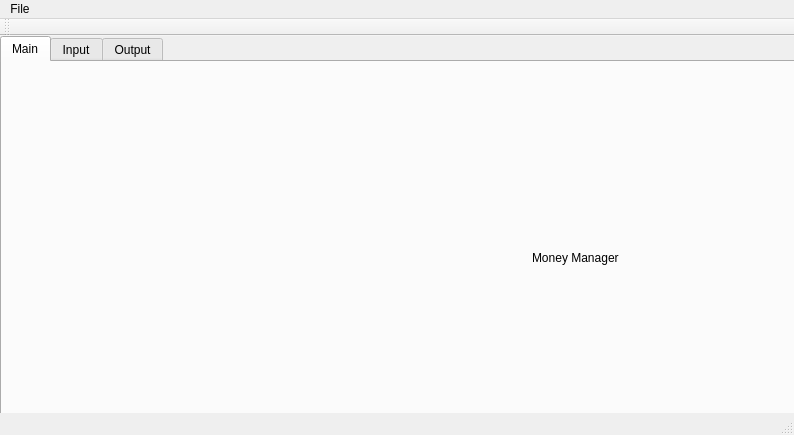
<?xml version="1.0" encoding="UTF-8"?>
<ui version="4.0">
 <class>MainWindow</class>
 <widget class="QMainWindow" name="MainWindow">
  <property name="geometry">
   <rect>
    <x>0</x>
    <y>0</y>
    <width>794</width>
    <height>435</height>
   </rect>
  </property>
  <property name="windowTitle">
   <string>Money Manager — INR</string>
  </property>
  <widget class="QWidget" name="centralWidget">
   <widget class="QTabWidget" name="tabWidget">
    <property name="geometry">
     <rect>
      <x>0</x>
      <y>0</y>
      <width>801</width>
      <height>401</height>
     </rect>
    </property>
    <property name="currentIndex">
     <number>0</number>
    </property>
    <widget class="QWidget" name="tab">
     <attribute name="title">
      <string>Main</string>
     </attribute>
     <widget class="QLabel" name="label_2">
      <property name="geometry">
       <rect>
        <x>0</x>
        <y>0</y>
        <width>791</width>
        <height>371</height>
       </rect>
      </property>
      <property name="text">
       <string/>
      </property>
      <property name="pixmap">
       <pixmap resource="resources.qrc">:/new/prefix1/xmenBackground.jpg</pixmap>
      </property>
      <property name="scaledContents">
       <bool>true</bool>
      </property>
     </widget>
     <widget class="QLabel" name="penseLabel_2">
      <property name="geometry">
       <rect>
        <x>530</x>
        <y>130</y>
        <width>301</width>
        <height>131</height>
       </rect>
      </property>
      <property name="text">
       <string>Money Manager</string>
      </property>
     </widget>
     <widget class="QLabel" name="JCLabel_2">
      <property name="geometry">
       <rect>
        <x>640</x>
        <y>250</y>
        <width>211</width>
        <height>111</height>
       </rect>
      </property>
      <property name="text">
       <string/>
      </property>
      <property name="pixmap">
       <pixmap resource="resources.qrc">:/new/prefix1/JC.png</pixmap>
      </property>
      <property name="scaledContents">
       <bool>true</bool>
      </property>
     </widget>
    </widget>
    <widget class="QWidget" name="tabInput">
     <attribute name="title">
      <string>Input</string>
     </attribute>
     <widget class="QLineEdit" name="qInDesc">
      <property name="geometry">
       <rect>
        <x>20</x>
        <y>70</y>
        <width>431</width>
        <height>21</height>
       </rect>
      </property>
     </widget>
     <widget class="QLineEdit" name="qInCurr">
      <property name="geometry">
       <rect>
        <x>476</x>
        <y>70</y>
        <width>91</width>
        <height>21</height>
       </rect>
      </property>
      <property name="text">
       <string>INR</string>
      </property>
     </widget>
     <widget class="QLineEdit" name="qInVal">
      <property name="geometry">
       <rect>
        <x>590</x>
        <y>70</y>
        <width>91</width>
        <height>21</height>
       </rect>
      </property>
     </widget>
     <widget class="QPushButton" name="addEntryButton">
      <property name="geometry">
       <rect>
        <x>700</x>
        <y>60</y>
        <width>71</width>
        <height>41</height>
       </rect>
      </property>
      <property name="autoFillBackground">
       <bool>false</bool>
      </property>
      <property name="styleSheet">
       <string notr="true">background-image:url(:/new/prefix1/Picture1.png)</string>
      </property>
      <property name="text">
       <string>Add Entry</string>
      </property>
     </widget>
     <widget class="QTextEdit" name="qLogOut">
      <property name="geometry">
       <rect>
        <x>20</x>
        <y>120</y>
        <width>661</width>
        <height>181</height>
       </rect>
      </property>
      <property name="font">
       <font>
        <family>Arial</family>
       </font>
      </property>
      <property name="autoFillBackground">
       <bool>false</bool>
      </property>
      <property name="styleSheet">
       <string notr="true"/>
      </property>
      <property name="html">
       <string>&lt;!DOCTYPE HTML PUBLIC &quot;-//W3C//DTD HTML 4.0//EN&quot; &quot;http://www.w3.org/TR/REC-html40/strict.dtd&quot;&gt;
&lt;html&gt;&lt;head&gt;&lt;meta name=&quot;qrichtext&quot; content=&quot;1&quot; /&gt;&lt;style type=&quot;text/css&quot;&gt;
p, li { white-space: pre-wrap; }
&lt;/style&gt;&lt;/head&gt;&lt;body style=&quot; font-family:'Arial'; font-size:8.25pt; font-weight:400; font-style:normal;&quot;&gt;
&lt;p style=&quot; margin-top:0px; margin-bottom:0px; margin-left:0px; margin-right:0px; -qt-block-indent:0; text-indent:0px;&quot;&gt;&lt;span style=&quot; font-family:'MS Shell Dlg 2';&quot;&gt;README:&lt;/span&gt;&lt;/p&gt;
&lt;p style=&quot;-qt-paragraph-type:empty; margin-top:0px; margin-bottom:0px; margin-left:0px; margin-right:0px; -qt-block-indent:0; text-indent:0px; font-family:'MS Shell Dlg 2';&quot;&gt;&lt;br /&gt;&lt;/p&gt;
&lt;p style=&quot; margin-top:0px; margin-bottom:0px; margin-left:0px; margin-right:0px; -qt-block-indent:0; text-indent:0px;&quot;&gt;&lt;span style=&quot; font-family:'MS Shell Dlg 2';&quot;&gt;Click File-Load to load in a csv file compatible to the database eg: source-file.csv &lt;/span&gt;&lt;/p&gt;
&lt;p style=&quot; margin-top:0px; margin-bottom:0px; margin-left:0px; margin-right:0px; -qt-block-indent:0; text-indent:0px;&quot;&gt;&lt;span style=&quot; font-family:'MS Shell Dlg 2';&quot;&gt;Click File-Save to save current database to a csv file&lt;/span&gt;&lt;/p&gt;
&lt;p style=&quot;-qt-paragraph-type:empty; margin-top:0px; margin-bottom:0px; margin-left:0px; margin-right:0px; -qt-block-indent:0; text-indent:0px; font-family:'MS Shell Dlg 2';&quot;&gt;&lt;br /&gt;&lt;/p&gt;
&lt;p style=&quot; margin-top:0px; margin-bottom:0px; margin-left:0px; margin-right:0px; -qt-block-indent:0; text-indent:0px;&quot;&gt;&lt;span style=&quot; font-family:'MS Shell Dlg 2';&quot;&gt;Enter the description, currency and value of the expense on the space provided.&lt;/span&gt;&lt;/p&gt;
&lt;p style=&quot; margin-top:0px; margin-bottom:0px; margin-left:0px; margin-right:0px; -qt-block-indent:0; text-indent:0px;&quot;&gt;&lt;span style=&quot; font-family:'MS Shell Dlg 2';&quot;&gt;Push Add Entry to add it to the database&lt;/span&gt;&lt;/p&gt;
&lt;p style=&quot;-qt-paragraph-type:empty; margin-top:0px; margin-bottom:0px; margin-left:0px; margin-right:0px; -qt-block-indent:0; text-indent:0px; font-family:'MS Shell Dlg 2';&quot;&gt;&lt;br /&gt;&lt;/p&gt;
&lt;p style=&quot; margin-top:0px; margin-bottom:0px; margin-left:0px; margin-right:0px; -qt-block-indent:0; text-indent:0px;&quot;&gt;&lt;span style=&quot; font-family:'MS Shell Dlg 2';&quot;&gt;printAll button shows all contents of the database&lt;/span&gt;&lt;/p&gt;
&lt;p style=&quot;-qt-paragraph-type:empty; margin-top:0px; margin-bottom:0px; margin-left:0px; margin-right:0px; -qt-block-indent:0; text-indent:0px; font-family:'MS Shell Dlg 2';&quot;&gt;&lt;br /&gt;&lt;/p&gt;
&lt;p style=&quot; margin-top:0px; margin-bottom:0px; margin-left:0px; margin-right:0px; -qt-block-indent:0; text-indent:0px;&quot;&gt;&lt;span style=&quot; font-family:'MS Shell Dlg 2';&quot;&gt;Delete Last Entry Removes the last entry from the database&lt;/span&gt;&lt;/p&gt;&lt;/body&gt;&lt;/html&gt;</string>
      </property>
     </widget>
     <widget class="QPushButton" name="printAllButton">
      <property name="geometry">
       <rect>
        <x>20</x>
        <y>310</y>
        <width>151</width>
        <height>41</height>
       </rect>
      </property>
      <property name="autoFillBackground">
       <bool>false</bool>
      </property>
      <property name="styleSheet">
       <string notr="true">background-image:url(:/new/prefix1/Picture1.png)</string>
      </property>
      <property name="text">
       <string>printAll</string>
      </property>
     </widget>
     <widget class="QPushButton" name="deleteEntryButton">
      <property name="geometry">
       <rect>
        <x>200</x>
        <y>310</y>
        <width>141</width>
        <height>41</height>
       </rect>
      </property>
      <property name="autoFillBackground">
       <bool>false</bool>
      </property>
      <property name="styleSheet">
       <string notr="true">background-image:url(:/new/prefix1/Picture1.png)</string>
      </property>
      <property name="text">
       <string>Delete Last Entry</string>
      </property>
     </widget>
     <widget class="QLabel" name="background">
      <property name="geometry">
       <rect>
        <x>0</x>
        <y>0</y>
        <width>791</width>
        <height>371</height>
       </rect>
      </property>
      <property name="text">
       <string/>
      </property>
      <property name="pixmap">
       <pixmap resource="resources.qrc">:/new/prefix1/xmenBackground.jpg</pixmap>
      </property>
      <property name="scaledContents">
       <bool>true</bool>
      </property>
     </widget>
     <widget class="QLabel" name="descriptionLabel">
      <property name="geometry">
       <rect>
        <x>210</x>
        <y>20</y>
        <width>181</width>
        <height>61</height>
       </rect>
      </property>
      <property name="text">
       <string/>
      </property>
      <property name="pixmap">
       <pixmap resource="resources.qrc">:/new/prefix1/Description.png</pixmap>
      </property>
      <property name="scaledContents">
       <bool>true</bool>
      </property>
     </widget>
     <widget class="QLabel" name="currencyLabel">
      <property name="geometry">
       <rect>
        <x>443</x>
        <y>20</y>
        <width>161</width>
        <height>61</height>
       </rect>
      </property>
      <property name="text">
       <string>Currency (fixed: INR)</string>
      </property>
     </widget>
     <widget class="QLabel" name="ValueLabel">
      <property name="geometry">
       <rect>
        <x>557</x>
        <y>22</y>
        <width>161</width>
        <height>61</height>
       </rect>
      </property>
      <property name="text">
       <string/>
      </property>
      <property name="pixmap">
       <pixmap resource="resources.qrc">:/new/prefix1/Value.png</pixmap>
      </property>
      <property name="scaledContents">
       <bool>true</bool>
      </property>
     </widget>
     <widget class="QLabel" name="JCLabel">
      <property name="geometry">
       <rect>
        <x>640</x>
        <y>250</y>
        <width>211</width>
        <height>111</height>
       </rect>
      </property>
      <property name="text">
       <string/>
      </property>
      <property name="pixmap">
       <pixmap resource="resources.qrc">:/new/prefix1/JC.png</pixmap>
      </property>
      <property name="scaledContents">
       <bool>true</bool>
      </property>
     </widget>
     <widget class="QLabel" name="penseLabel">
      <property name="geometry">
       <rect>
        <x>530</x>
        <y>130</y>
        <width>301</width>
        <height>131</height>
       </rect>
      </property>
      <property name="text">
       <string/>
      </property>
      <property name="pixmap">
       <pixmap resource="resources.qrc">:/new/prefix1/PENSE.png</pixmap>
      </property>
      <property name="scaledContents">
       <bool>true</bool>
      </property>
     </widget>
     <zorder>background</zorder>
     <zorder>penseLabel</zorder>
     <zorder>qInCurr</zorder>
     <zorder>qInVal</zorder>
     <zorder>addEntryButton</zorder>
     <zorder>printAllButton</zorder>
     <zorder>deleteEntryButton</zorder>
     <zorder>qLogOut</zorder>
     <zorder>qInDesc</zorder>
     <zorder>descriptionLabel</zorder>
     <zorder>currencyLabel</zorder>
     <zorder>ValueLabel</zorder>
     <zorder>JCLabel</zorder>
    </widget>
    <widget class="QWidget" name="tab_output">
     <attribute name="title">
      <string>Output</string>
     </attribute>
     <widget class="QLineEdit" name="qStartDate">
      <property name="geometry">
       <rect>
        <x>162</x>
        <y>66</y>
        <width>91</width>
        <height>21</height>
       </rect>
      </property>
     </widget>
     <widget class="QLineEdit" name="qEndDate">
      <property name="geometry">
       <rect>
        <x>280</x>
        <y>66</y>
        <width>91</width>
        <height>21</height>
       </rect>
      </property>
     </widget>
     <widget class="QComboBox" name="qViewModeBox">
      <property name="geometry">
       <rect>
        <x>20</x>
        <y>67</y>
        <width>121</width>
        <height>21</height>
       </rect>
      </property>
      <item>
       <property name="text">
        <string>perDay</string>
       </property>
      </item>
      <item>
       <property name="text">
        <string>perMonth</string>
       </property>
      </item>
      <item>
       <property name="text">
        <string>perYear</string>
       </property>
      </item>
      <item>
       <property name="text">
        <string>perEntry</string>
       </property>
      </item>
     </widget>
     <widget class="QTextEdit" name="qOutput">
      <property name="geometry">
       <rect>
        <x>18</x>
        <y>120</y>
        <width>661</width>
        <height>181</height>
       </rect>
      </property>
      <property name="styleSheet">
       <string notr="true"/>
      </property>
      <property name="html">
       <string>&lt;!DOCTYPE HTML PUBLIC &quot;-//W3C//DTD HTML 4.0//EN&quot; &quot;http://www.w3.org/TR/REC-html40/strict.dtd&quot;&gt;
&lt;html&gt;&lt;head&gt;&lt;meta name=&quot;qrichtext&quot; content=&quot;1&quot; /&gt;&lt;style type=&quot;text/css&quot;&gt;
p, li { white-space: pre-wrap; }
&lt;/style&gt;&lt;/head&gt;&lt;body style=&quot; font-family:'MS Shell Dlg 2'; font-size:8.25pt; font-weight:400; font-style:normal;&quot;&gt;
&lt;p style=&quot; margin-top:0px; margin-bottom:0px; margin-left:0px; margin-right:0px; -qt-block-indent:0; text-indent:0px;&quot;&gt;README:&lt;/p&gt;
&lt;p style=&quot;-qt-paragraph-type:empty; margin-top:0px; margin-bottom:0px; margin-left:0px; margin-right:0px; -qt-block-indent:0; text-indent:0px;&quot;&gt;&lt;br /&gt;&lt;/p&gt;
&lt;p style=&quot; margin-top:0px; margin-bottom:0px; margin-left:0px; margin-right:0px; -qt-block-indent:0; text-indent:0px;&quot;&gt;Summarize the Expense perDay, month, year, or per entry.&lt;/p&gt;
&lt;p style=&quot;-qt-paragraph-type:empty; margin-top:0px; margin-bottom:0px; margin-left:0px; margin-right:0px; -qt-block-indent:0; text-indent:0px;&quot;&gt;&lt;br /&gt;&lt;/p&gt;
&lt;p style=&quot; margin-top:0px; margin-bottom:0px; margin-left:0px; margin-right:0px; -qt-block-indent:0; text-indent:0px;&quot;&gt;Enter the desired start and end date on the space provided. Push button to view the requested entries&lt;/p&gt;&lt;/body&gt;&lt;/html&gt;</string>
      </property>
     </widget>
     <widget class="QPushButton" name="printEntriesButton">
      <property name="geometry">
       <rect>
        <x>400</x>
        <y>60</y>
        <width>151</width>
        <height>41</height>
       </rect>
      </property>
      <property name="autoFillBackground">
       <bool>false</bool>
      </property>
      <property name="styleSheet">
       <string notr="true">background-image:url(:/new/prefix1/Picture1.png)</string>
      </property>
      <property name="text">
       <string>Print Entries</string>
      </property>
     </widget>
     <widget class="QLabel" name="label_3">
      <property name="geometry">
       <rect>
        <x>0</x>
        <y>0</y>
        <width>791</width>
        <height>371</height>
       </rect>
      </property>
      <property name="text">
       <string/>
      </property>
      <property name="pixmap">
       <pixmap resource="resources.qrc">:/new/prefix1/xmenBackground.jpg</pixmap>
      </property>
      <property name="scaledContents">
       <bool>true</bool>
      </property>
     </widget>
     <widget class="QLabel" name="viewLabel">
      <property name="geometry">
       <rect>
        <x>0</x>
        <y>24</y>
        <width>151</width>
        <height>51</height>
       </rect>
      </property>
      <property name="text">
       <string/>
      </property>
      <property name="pixmap">
       <pixmap resource="resources.qrc">:/new/prefix1/viewMode.png</pixmap>
      </property>
      <property name="scaledContents">
       <bool>true</bool>
      </property>
     </widget>
     <widget class="QLabel" name="viewLabel_2">
      <property name="geometry">
       <rect>
        <x>134</x>
        <y>25</y>
        <width>151</width>
        <height>51</height>
       </rect>
      </property>
      <property name="text">
       <string/>
      </property>
      <property name="pixmap">
       <pixmap resource="resources.qrc">:/new/prefix1/startDate.png</pixmap>
      </property>
      <property name="scaledContents">
       <bool>true</bool>
      </property>
     </widget>
     <widget class="QLabel" name="viewLabel_3">
      <property name="geometry">
       <rect>
        <x>251</x>
        <y>25</y>
        <width>151</width>
        <height>51</height>
       </rect>
      </property>
      <property name="text">
       <string/>
      </property>
      <property name="pixmap">
       <pixmap resource="resources.qrc">:/new/prefix1/endDate.png</pixmap>
      </property>
      <property name="scaledContents">
       <bool>true</bool>
      </property>
     </widget>
     <widget class="QLabel" name="JCLabel_3">
      <property name="geometry">
       <rect>
        <x>640</x>
        <y>250</y>
        <width>211</width>
        <height>111</height>
       </rect>
      </property>
      <property name="text">
       <string/>
      </property>
      <property name="pixmap">
       <pixmap resource="resources.qrc">:/new/prefix1/JC.png</pixmap>
      </property>
      <property name="scaledContents">
       <bool>true</bool>
      </property>
     </widget>
     <widget class="QLabel" name="penseLabel_3">
      <property name="geometry">
       <rect>
        <x>530</x>
        <y>130</y>
        <width>301</width>
        <height>131</height>
       </rect>
      </property>
      <property name="text">
       <string/>
      </property>
      <property name="pixmap">
       <pixmap resource="resources.qrc">:/new/prefix1/PENSE.png</pixmap>
      </property>
      <property name="scaledContents">
       <bool>true</bool>
      </property>
     </widget>
     <zorder>label_3</zorder>
     <zorder>penseLabel_3</zorder>
     <zorder>qStartDate</zorder>
     <zorder>qEndDate</zorder>
     <zorder>qViewModeBox</zorder>
     <zorder>qOutput</zorder>
     <zorder>printEntriesButton</zorder>
     <zorder>viewLabel</zorder>
     <zorder>viewLabel_2</zorder>
     <zorder>viewLabel_3</zorder>
     <zorder>JCLabel_3</zorder>
    </widget>
   </widget>
  </widget>
  <widget class="QMenuBar" name="menuBar">
   <property name="geometry">
    <rect>
     <x>0</x>
     <y>0</y>
     <width>794</width>
     <height>21</height>
    </rect>
   </property>
   <widget class="QMenu" name="menuFile">
    <property name="title">
     <string>File</string>
    </property>
    <addaction name="actionLoad"/>
    <addaction name="actionSave"/>
    <addaction name="actionQuit"/>
   </widget>
   <addaction name="menuFile"/>
  </widget>
  <widget class="QToolBar" name="mainToolBar">
   <attribute name="toolBarArea">
    <enum>TopToolBarArea</enum>
   </attribute>
   <attribute name="toolBarBreak">
    <bool>false</bool>
   </attribute>
  </widget>
  <widget class="QStatusBar" name="statusBar"/>
  <action name="actionLoad">
   <property name="text">
    <string>Load</string>
   </property>
  </action>
  <action name="actionSave">
   <property name="text">
    <string>Save</string>
   </property>
  </action>
  <action name="actionQuit">
   <property name="text">
    <string>Quit</string>
   </property>
  </action>
 </widget>
 <layoutdefault spacing="6" margin="11"/>
 <resources>
  <include location="resources.qrc"/>
 </resources>
 <connections/>
</ui>
